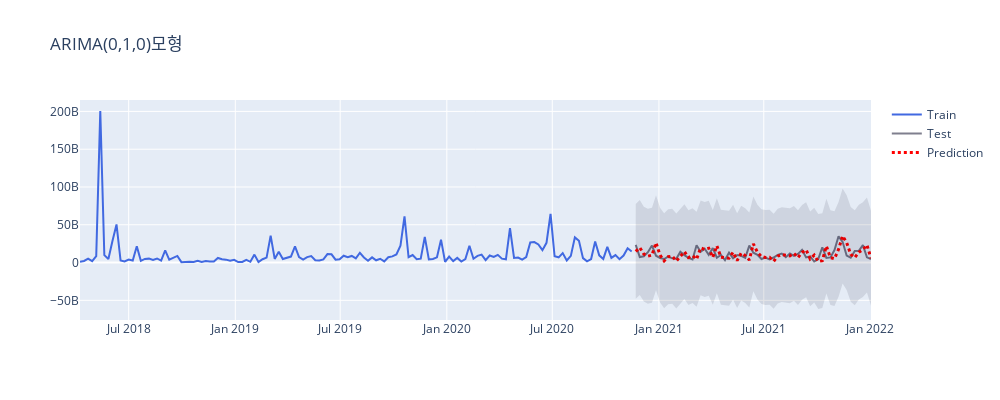

The notebook cell this image was saved under:
### Code cell
from plotly.subplots import make_subplots
import plotly.graph_objects as go

fig = go.Figure([
    # 훈련 데이터-------------------------------------------------------
    go.Scatter(x = y_train.index, y = y_train, name = "Train", mode = 'lines'
              ,line=dict(color = 'royalblue'))
    # 테스트 데이터------------------------------------------------------
    , go.Scatter(x = y_test.index, y = y_test, name = "Test", mode = 'lines'
                ,line = dict(color = 'rgba(0,0,30,0.5)'))
    # 예측값-----------------------------------------------------------
    , go.Scatter(x = y_test.index, y = y_pred, name = "Prediction", mode = 'lines'
                     ,line = dict(color = 'red', dash = 'dot', width=3))
    
    # 신뢰 구간---------------------------------------------------------
    , go.Scatter(x = y_test.index.tolist() + y_test.index[::-1].tolist() 
                ,y = pred_upper + pred_lower[::-1] ## 상위 신뢰 구간 -> 하위 신뢰 구간 역순으로
                ,fill='toself'
                ,fillcolor='rgba(0,0,30,0.1)'
                ,line=dict(color='rgba(0,0,0,0)')
                ,hoverinfo="skip"
                ,showlegend=False)
])

fig.update_layout(height=400, width=1000, title_text="ARIMA(0,1,0)모형")
fig.show()
